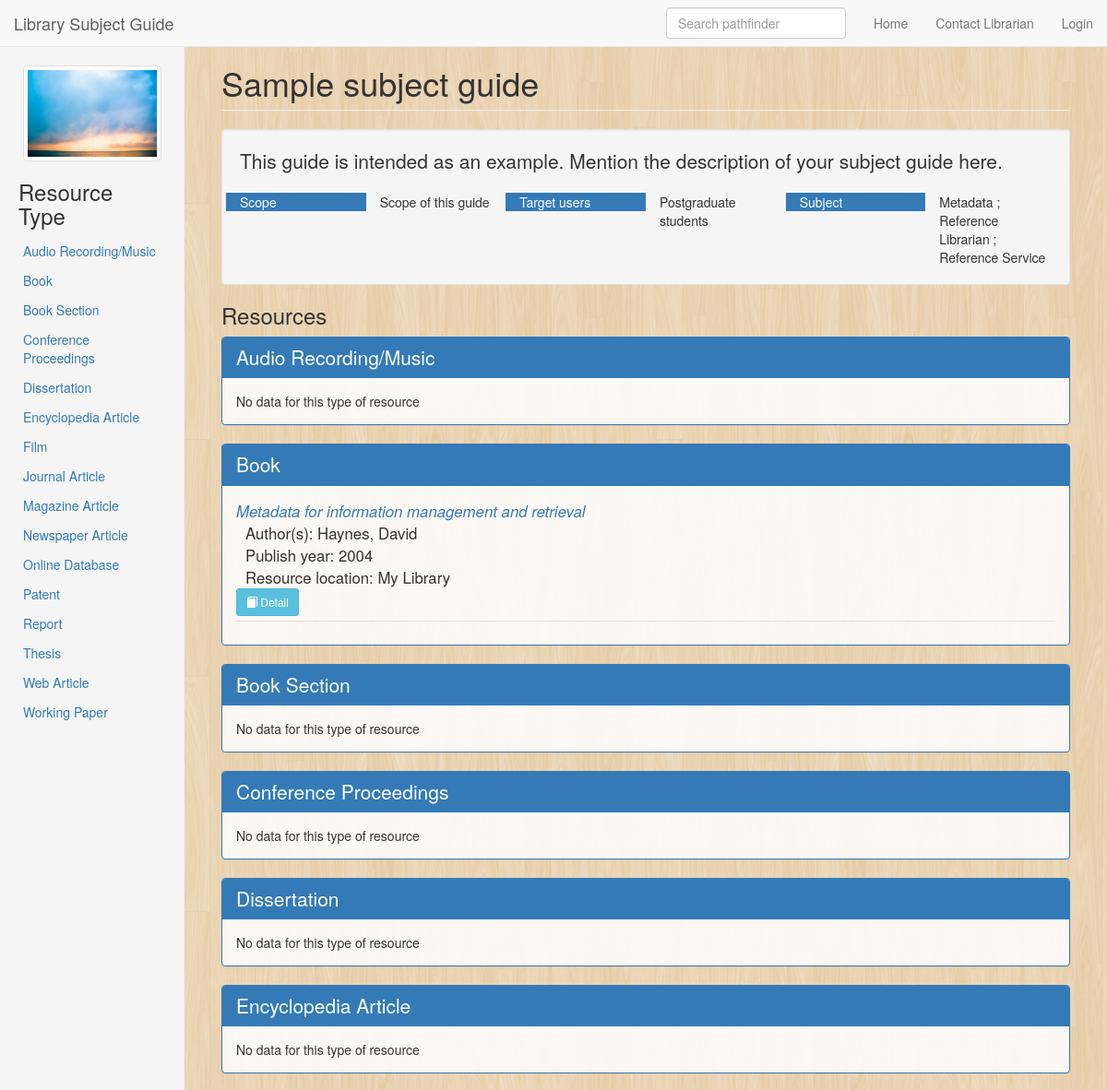
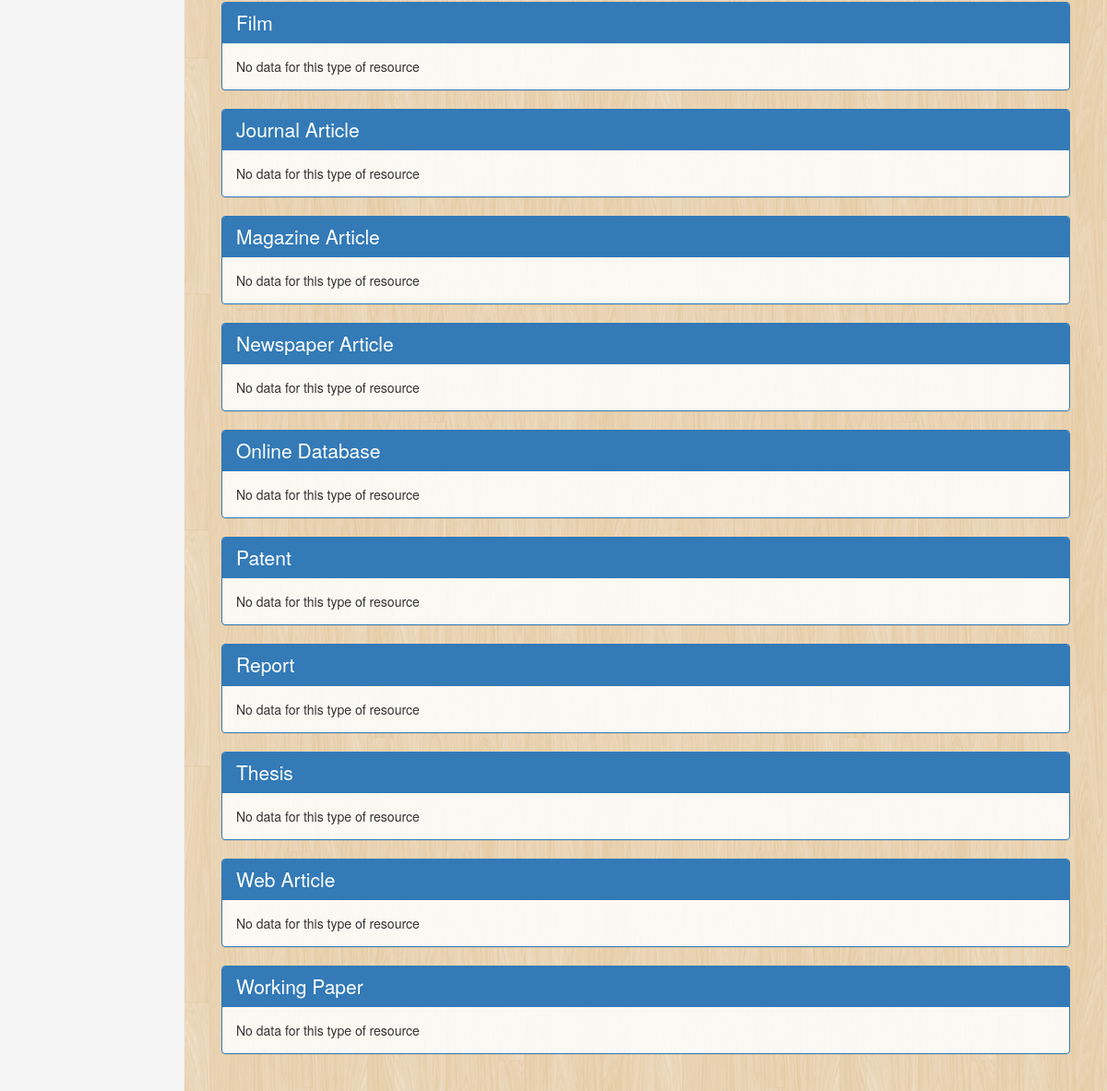
The page /index.php/pathfinder/detail/3 on the database its author committed (2 pictures, top to bottom).
### tables this page shows
CREATE TABLE IF NOT EXISTS `pst_config` (
  `config_name` varchar(100) NOT NULL,
  `config_val` text NOT NULL
);

CREATE TABLE IF NOT EXISTS `pst_pathfinder` (
`id` int(11) NOT NULL,
  `title` varchar(255) NOT NULL,
  `category` varchar(200) DEFAULT NULL,
  `subjects` text,
  `subjects_array` text,
  `description` text,
  `target_users` varchar(255) DEFAULT NULL,
  `scope` varchar(100) DEFAULT NULL,
  `authors` text NOT NULL,
  `image_filename` varchar(255) DEFAULT NULL,
  `created` datetime NOT NULL,
  `updated` datetime NOT NULL
);

CREATE TABLE IF NOT EXISTS `pst_taxonomy_term` (
`tid` int(11) NOT NULL COMMENT 'Primary Key: Unique term ID.',
  `vocabulary` varchar(50) DEFAULT NULL,
  `name` varchar(255) NOT NULL DEFAULT '' COMMENT 'The term name.',
  `description` longtext COMMENT 'A description of the term.',
  `weight` int(11) NOT NULL DEFAULT '0' COMMENT 'The weight of this term in relation to other terms.'
);

CREATE TABLE IF NOT EXISTS `pst_resource` (
`id` int(11) NOT NULL,
  `title` text NOT NULL,
  `series_title` varchar(255) DEFAULT NULL,
  `format` varchar(200) NOT NULL,
  `language` varchar(50) DEFAULT NULL,
  `type` varchar(200) NOT NULL,
  `classification` varchar(50) DEFAULT NULL,
  `authors` text,
  `authors_array` text,
  `subjects` varchar(255) DEFAULT NULL,
  `subjects_array` text,
  `publisher` varchar(100) DEFAULT NULL,
  `publish_year` int(4) DEFAULT NULL,
  `publish_place` varchar(100) DEFAULT NULL,
  `url` text,
  `doi_id` varchar(50) DEFAULT NULL,
  `other_id` varchar(255) DEFAULT NULL,
  `isbn` varchar(20) DEFAULT NULL,
  `issn` varchar(20) DEFAULT NULL,
  `location` varchar(100) DEFAULT NULL,
  `collation` varchar(255) DEFAULT NULL,
  `abstract` text,
  `notes` text,
  `filename` varchar(255) DEFAULT NULL,
  `image_filename` varchar(255) DEFAULT NULL,
  `created` datetime NOT NULL,
  `updated` datetime NOT NULL
);

### application/controllers/Pathfinder.php (called while the page is built, shortened)
<?php if ( ! defined('BASEPATH')) exit('No direct script access allowed');
class Pathfinder extends CI_Controller {
  private $data = array();
  public function __construct() {
    $this->data['main_title'] = 'Pathfinder';
    $this->data['main_content'] = '';
    $this->data['logged_in'] = $this->session->userdata('logged_in');
    $this->data['group'] = $this->data['logged_in']['groups'];
    $this->load->model('Resource_model');
    $this->load->model('Taxonomy_model');
  }
  public function detail($pathfinder_id)
  {
    $this->data['pathfinder'] = $this->Pathfinder_model->getDetail($pathfinder_id);
    $this->data['main_title'] = $this->data['pathfinder']->title;
    $this->load->view('pathfinder/detail', $this->data);
  }
}

### index.php (called while the page is built, shortened)
<?php
require_once BASEPATH.'core/CodeIgniter.php';

### application/models/Pathfinder_model.php (called while the page is built, shortened)
<?php if ( ! defined('BASEPATH')) exit('No direct script access allowed');
class Pathfinder_model extends CI_Model {
    public function getDetail($pathfinder_id)
    {
      $this->db->where(array('id' => $pathfinder_id));
      $query = $this->db->get('pathfinder', 1);
      return $query->row();
    }
    public function getConfig($config_name, $unserialized = true, $return_one = false)
    {
      $config = array();
      $this->db->where('config_name', $config_name);
      $result = $this->db->get('config')->result();
      foreach ($result as $config_data) {
        $config[$config_data->config_name] = $unserialized?unserialize($config_data->config_val):$config_data->config_val;
      }
      return $config;
    }
}

### application/models/Taxonomy_model.php (called while the page is built, shortened)
<?php if ( ! defined('BASEPATH')) exit('No direct script access allowed');
class Taxonomy_model extends CI_Model {
    public function getData($taxonomy_type, $page = 1, $limit = 20, $criteria = '', &$total_rows = 0)
    {
      $offset = 0;
      $this->db->select('tid, name, vocabulary');
      $this->db->from('taxonomy_term');
      $this->db->where('vocabulary', $taxonomy_type);
      $this->db->limit($limit, $offset);
      $this->db->order_by('weight');
      $result = $this->db->get();
      $this->db->where('vocabulary', $taxonomy_type);
      $this->db->select('COUNT(*) as `total`', false);
      $query = $this->db->get('taxonomy_term');
      $data = $query->row();
      return $result->result();
    }
}

### application/models/Resource_model.php (called while the page is built, shortened)
<?php if ( ! defined('BASEPATH')) exit('No direct script access allowed');
class Resource_model extends CI_Model {
    public function getData($page = 1, $limit = 20, $criteria = '', &$total_rows = 0, $pathfinder_id = 0)
    {
      $offset = 0;
      $this->db->select('id, title, authors, subjects, publish_year, publisher, url, location');
      if ($criteria) {
        $this->db->where($criteria, null, false);
      }
      if ($pathfinder_id) {
        $this->db->join('pathfinder_resources', 'resource.id=pathfinder_resources.rid', 'INNER');
        $this->db->where('pathfinder_resources.pid', $pathfinder_id);
      }
      $this->db->limit($limit, $offset);
      $this->db->order_by('publish_year', 'DESC');
      $result = $this->db->get('resource');
      if ($criteria) {
        $this->db->where($criteria, null, false);
      }
      if ($pathfinder_id) {
        $this->db->join('pathfinder_resources', 'resource.id=pathfinder_resources.rid', 'INNER');
        $this->db->where('pathfinder_resources.pid', $pathfinder_id);
      }
      $this->db->select('COUNT(*) as `total`', false);
      $query = $this->db->get('resource');
      $data = $query->row();
      $total_rows = $data->total;
      return $result->result();
    }
}

### application/views/pathfinder/detail.php (the view, shortened to what this page needs)
<div class="well">
  <p class="lead"><?php echo $pathfinder->description ?></p>
  <div class="row">
    <div class="col-md-2 bg-primary info">Scope</div><div class="col-md-2"><?php echo $pathfinder->scope ?></div>
    <div class="col-md-2 bg-primary info">Target users</div><div class="col-md-2"><?php echo $pathfinder->target_users ?></div>
    <div class="col-md-2 bg-primary info">Subject</div><div class="col-md-2"><?php echo $pathfinder->subjects ?></div>
  </div>
</div>
<h3>Resources</h3>
<?php
$normalized_names = array();
$hidden_type_str = '';
if (isset($hidden_type) && $hidden_type) {
  foreach($hidden_type as $tp) {
    $hidden_type_str .= "'$tp',";
  }
  $hidden_type_str = substr_replace($hidden_type_str, '', -1);
  $types = $this->Taxonomy_model->getData('Type', 1, 30, "name NOT IN ($hidden_type_str)");
} else {
  $types = $this->Taxonomy_model->getData('Type', 1, 30);
}
?>
<div class="row">
<div class="col-md-12 pathfinder-resources-list">
<?php
foreach ($types as $type) {
  $normalized_names[$type->name] = strtolower(str_ireplace(array(' ', '/', '\\', '-', '@'), '_', $type->name));
  $total_rows = 0;
  $resources = $this->Resource_model->getData(1, 20, sprintf("type='%s'", $type->name), $total_rows, $pathfinder->id);
?>
<div class="panel panel-primary resource-type">
  <div class="panel-heading">
    <h3 class="panel-title"><?php echo $type->name ?></h3>
  </div>
  <div class="panel-body">
    <?php
    if ($total_rows) {
      foreach ($resources as $doc) {
        echo '<p class="doc">';
        echo '<span class="doc-field doc-title"><a href="'.site_url('/resource/detail/'.$doc->id).'">'.$doc->title.'</a></span>';
        echo '<span class="doc-field doc-author pad-left10">Author(s): '.$doc->authors.'</span>';
        echo '<span class="doc-field doc-year pad-left10">Publish year: '.$doc->publish_year.'</span>';
        if ($doc->location) {
          echo '<span class="doc-field doc-url pad-left10">Resource location: '.$doc->location.'</span>';
        }
        echo '<span class="doc-field doc-buttons">';
        echo '<a class="btn btn-sm btn-info resource-detail-btn" title="View Detail"
          href="'.site_url('/resource/detail/'.$doc->id).'"><i class="glyphicon glyphicon-book"></i> Detail</a> ';
        echo '</span>';
        echo '</p>';
      }
    } else {
      echo 'No data for this type of resource';
    }
    ?>
  </div>
</div>
<?php
}
?>
</div>
</div>
<?php
if ($pathfinder->image_filename) {
  echo '<div class="pathfinder-image-detail"><img src="'.base_url('files/pathfinder/images').'/'.$pathfinder->image_filename.'" class="img-responsive img-thumbnail" /></div>';
}
?>
<h3>Resource Type</h3>
<nav id="sidebar-nav">
<ul class="nav nav-pills nav-stacked resource-type-links">
<?php
foreach ($types as $type) {
?>
  <li><a href="#<?php echo $normalized_names[$type->name]; ?>"><?php echo $type->name ?></a></li>
<?php
}
?>
</ul>
</nav>
<?php
$sidebar = ob_get_clean();
?>
<?php
$main_content = ob_get_clean();
require './assets/themes/default/index.tpl.php';
?>

### assets/themes/default/index.tpl.php (shortened to what this page needs)
<!DOCTYPE html>
<?php
$site_name_data = $this->Pathfinder_model->getConfig('site_name');
?>
<html lang="en">
  <head>
    <link href="<?php echo base_url('assets/themes/default') ?>/css/bootstrap.min.css" rel="stylesheet">
    <link href="<?php echo base_url('assets/themes/default') ?>/css/dashboard.css" rel="stylesheet">
    <link href="<?php echo base_url('assets/chosen') ?>/chosen.min.css" rel="stylesheet">
    <link href="<?php echo base_url('assets/themes/default') ?>/css/app.css" rel="stylesheet">
  </head>
  <body data-spy="scroll" data-target="#sidebar-nav">
    <nav class="navbar navbar-default navbar-fixed-top" role="navigation">
      <div class="container-fluid">
        <div class="navbar-header">
          <a class="navbar-brand" href="<?php echo site_url() ?>"><?php echo $site_name_data['site_name']?$site_name_data['site_name']:'PUSTAKAWAN: Online Pathfinder' ?></a>
        </div>
        <div class="navbar-collapse collapse">
          <ul class="nav navbar-nav navbar-right">
            <li><a href="<?php echo site_url() ?>">Home</a></li>
            <li><a href="<?php echo site_url('/pathfinder/content/contact') ?>">Contact Librarian</a></li>
            <?php if ($logged_in && $group == 'Librarian') : ?>
            <li class="dropdown">
              <a href="#" class="dropdown-toggle" data-toggle="dropdown" role="button" aria-haspopup="true" aria-expanded="false">Admin <span class="caret"></span></a>
              <ul class="dropdown-menu">
                <li><a href="<?php echo site_url('/pathfinder/add') ?>">Add New Pathfinder</a></li>
                <li><a href="<?php echo site_url('/resource/index') ?>">Resource Library</a></li>
                <li><a href="<?php echo site_url('/taxonomy/') ?>">Taxonomy</a></li>
                <li><a href="<?php echo site_url('/pathfinder/config') ?>">Configuration</a></li>
                <li><a href="<?php echo site_url('/user/listusers') ?>">User Management</a></li>
                <li><a href="<?php echo site_url('/user/logout') ?>"><i class="glyphicon glyphicon-log-out"></i> Logout</a></li>
                <li><a href="<?php echo site_url('/pathfinder/about') ?>">About this Software</a></li>
              </ul>
            </li>
            <?php else :
            ?>
            <li><a href="<?php echo site_url('/user') ?>">Login</a></li>
            <?php endif; ?>
          </ul>
          <form class="navbar-form navbar-right" method="get" action="<?php echo site_url('/pathfinder/index') ?>">
            <input type="text" name="keywords" class="form-control" placeholder="Search pathfinder">
          </form>
        </div>
      </div>
    </nav>
    <div class="container-fluid">
      <div class="row">
        <?php if (isset($sidebar) && $sidebar) : ?>
        <div class="col-sm-3 col-md-2 sidebar">
          <?php echo $sidebar ?>
        </div>
        <?php endif; ?>
        <div class="<?php echo (isset($sidebar) && $sidebar)?'col-sm-9 col-sm-offset-3 col-md-10 col-md-offset-2':'col-md-12' ?> main">
        <h1 class="page-header"><?php echo $main_title ?></h1>
        <?php echo $main_content ?>
        </div>
      </div>
    </div>
</body>
</html>

### assets/themes/default/css/dashboard.css (style rules this page uses)
body { padding-top: 50px; }
.sidebar { display: none; }
@media (min-width: 768px) { .sidebar { position: fixed; top: 51px; bottom: 0; left: 0; z-index: 1000; display: block; padding: 20px; overflow-x: hidden; overflow-y: auto; background-color: #f5f5f5; border-right: 1px solid #eee; } }
.main { padding: 20px; }
@media (min-width: 768px) { .main { padding-right: 40px; padding-left: 40px; } }
.main .page-header { margin-top: 0; }

### assets/themes/default/css/app.css (style rules this page uses)
body { background: url(../retina_wood.png); position: relative; }
table, .panel { background: rgba(255,255,255,0.85); }
.doc { clear: both; padding-bottom: 5px; border-bottom: 1px #ddd solid; font-size: 1.2em; }
.doc-field { display: block; }
.doc-title { font-style: italic; }
.panel-title { font-size: 1.5em; }
.pad-left10 { padding-left: 10px; }
.pathfinder-image-detail { width: 150px; max-width: 150px; margin: 0 auto; }
#sidebar-nav .nav > li > a { padding: 5px; }

### rows shown on the page
pst_config: config_name "Library Subject Guide"
pst_pathfinder: image_filename (picture), description "This guide is intended as an example. Mention the description of your subject guide here.", scope "Scope of this guide", target_users "Postgraduate students", subjects "Metadata ; Reference Librarian ; Reference Service"
pst_taxonomy_term: name "Audio Recording/Music", shows "No data for this type of resource"
pst_taxonomy_term: name "Book"
pst_taxonomy_term: name "Book Section", shows "No data for this type of resource"
pst_taxonomy_term: name "Conference Proceedings", shows "No data for this type of resource"
pst_taxonomy_term: name "Dissertation", shows "No data for this type of resource"
pst_taxonomy_term: name "Encyclopedia Article", shows "No data for this type of resource"
pst_taxonomy_term: name "Film", shows "No data for this type of resource"
pst_taxonomy_term: name "Journal Article", shows "No data for this type of resource"
pst_taxonomy_term: name "Magazine Article", shows "No data for this type of resource"
pst_taxonomy_term: name "Newspaper Article", shows "No data for this type of resource"
pst_taxonomy_term: name "Online Database", shows "No data for this type of resource"
pst_taxonomy_term: name "Patent", shows "No data for this type of resource"
pst_taxonomy_term: name "Report", shows "No data for this type of resource"
pst_taxonomy_term: name "Thesis", shows "No data for this type of resource"
pst_taxonomy_term: name "Web Article", shows "No data for this type of resource"
pst_taxonomy_term: name "Working Paper", shows "No data for this type of resource"
pst_resource: title "Metadata for information management and retrieval", authors "Haynes, David", publish_year "2004", location "My Library"

### other values the page prints
$main_title "Sample subject guide"
